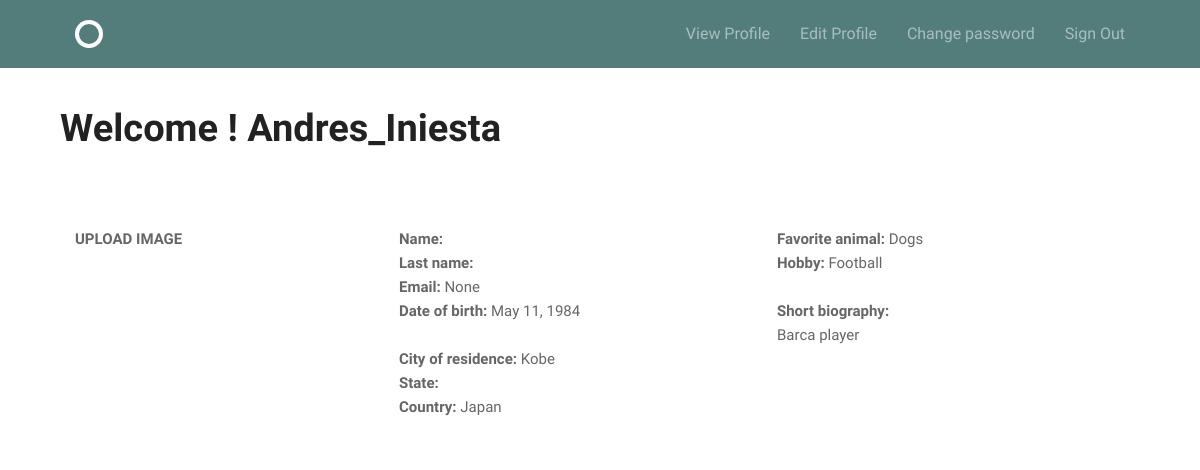
Before: /accounts/profile/ (signed in) with the older database file.
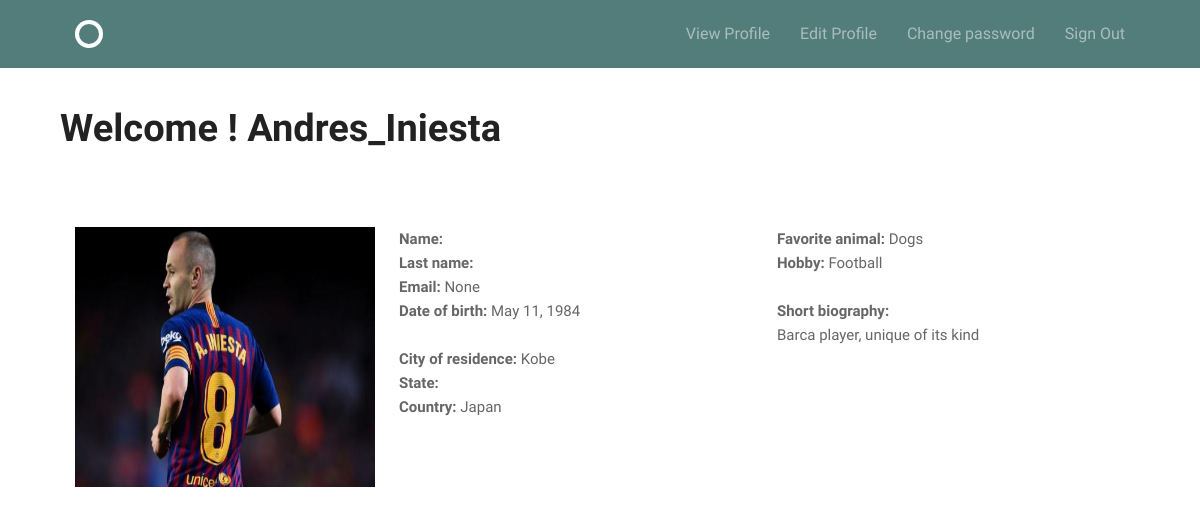
After: the same page with the newer database file.
### accounts/models.py (models this page shows)
class Profile(models.Model):
    username = models.OneToOneField(User,on_delete=models.CASCADE)
    first_name = models.CharField(max_length=255, blank=True)
    last_name = models.CharField(max_length=255, blank=True)
    email = models.EmailField(null=True,blank=True,unique=True)
    date_birth = models.DateField(null=True,blank=True)
    avatar = models.ImageField(
                               upload_to='images/',
                               null=True,
                               blank=True
                               )
    bio = models.TextField(max_length=255, blank=True)
    city = models.CharField(max_length=255, blank=True)
    state = models.CharField(max_length=255, blank=True)
    country = models.CharField(max_length=255, blank=True)
    fav_animal = models.CharField(max_length=255, blank=True)
    hobby = models.CharField(max_length=255, blank=True)

### accounts/views.py (the view)
# urls.py: url(r'profile/$', views.profile, name='profile'),
@login_required
def profile(request):
    if request.method == 'GET':
        user = request.user
        profile = request.user.profile
        return render(request, 'accounts/profile.html', {'user': user,
                                                        'profile': profile
                                                        })

### accounts/templates/accounts/profile.html (shortened to what this page needs)
{% extends 'layout.html' %}
{% load static from staticfiles %}
{% block body %}
<h1> Welcome !   {{ user.username }} </h1><br><br>
<div class="grid-30">
    {% if profile.avatar != '' %}
      <img class="figure" src="{{ profile.avatar.url }}" width="300" height="260">
      <br>
    {% else %}
      <b> UPLOAD IMAGE </b>
    {% endif %}
</div>
<div class="grid-35 ">
    <b>Name: </b> {{ profile.first_name }}<br>
    <b>Last name: </b> {{ profile.last_name }}<br>
    <b>Email: </b>  {{ profile.email }} <br>
    <b>Date of birth: </b> {{ profile.date_birth }}<br><br>
    <b>City of residence: </b> {{ profile.city }}<br>
    <b>State: </b> {{ profile.state }}<br>
    <b>Country: </b> {{ profile.country }}<br><br>
</div>
<div class="grid-35">
    <b>Favorite animal: </b> {{ profile.fav_animal }}<br>
    <b>Hobby: </b> {{ profile.hobby }}<br><br>
    <b>Short biography: </b> <br>
    {% autoescape off %}
    {{ profile.bio|force_escape }}
    {% endautoescape %}
</div>
{% endblock%}

### templates/layout.html (shortened to what this page needs)
{% load static from staticfiles %}
<!DOCTYPE html>
<html lang="en">
<head>
    <link rel="stylesheet" href="{% static "css/global.css" %}">
</head>
<body>
<header class="circle--header">
    <div class="bounds">
        <div class="circle--fluid">
            <div class="circle--fluid--cell">
                <h1 class="hide-text circle--logo"><a class="logo"
                                                      href="{% url 'home' %}">Circle</a>
                </h1>
            </div>
            <div class="circle--fluid--cell circle--fluid--secondary">
                <nav>
                    <ul class="circle--inline">
                        {% if not user.is_authenticated %}
                            <li><a href="{% url 'accounts:sign_up' %}">Sign Up</a></li>
                            <li><a href="{% url 'accounts:sign_in' %}">Sign
                                In</a></li>
                        {% else %}
                            <li><a href="{% url 'accounts:profile' %}">View Profile</a></li>
                            <li><a href="{% url 'accounts:profile_edit' %}">Edit Profile</a></li>
                            <li><a href="#">Change password</a></li>
                            <li><a href="{% url 'accounts:sign_out' %}">Sign Out</a></li>
                        {% endif %}
                    </ul>
                </nav>
            </div>
        </div>
    </div>
</header>
<div class="bounds circle--page">
    {% block body %}{% endblock %}
</div>
</body>
</html>

### assets/css/global.css (style rules this page uses)
html { font-family: sans-serif; -ms-text-size-adjust: 100%; -webkit-text-size-adjust: 100%; }
body { margin: 0; }
article, aside, details, figcaption, figure, footer, header, hgroup, main, menu, nav, section, summary { display: block; }
a { background-color: transparent; }
b, strong { font-weight: bold; }
h1 { font-size: 2em; margin: 0.67em 0; }
img { border: 0; }
html { font-size: 62.5%; }
body { font-size: 1.5em; line-height: 1.6; font-weight: 400; font-family: "Cousine"; color: #666; }
.bounds { max-width: 1080px; margin: 0 auto; }
.grid, .grid-5, .grid-10, .grid-15, .grid-20, .grid-25, .grid-30, .grid-33, .grid-35, .grid-40, .grid-45, .grid-50, .grid-55, .grid-60, .grid-65, .grid-66, .grid-70, .grid-75, .grid-80, .grid-90, .grid-95, .grid-100 { float: left; box-sizing: border-box; position: relative; }
.grid-30 { width: 30%; padding: 0 15px; }
.grid-35 { width: 35%; padding: 0 15px; }
h1, h2, h3, h4, h5, h6 { margin-top: 0; margin-bottom: 2rem; font-weight: bold; font-family: "Work Sans", sans-serif; color: #222; }
h1 { font-size: 3.8rem; }
@media (min-width: 550px) { h1 { font-size: 3.8rem; } }
a { color: #689b98; -webkit-transition: color 0.2s; -moz-transition: color 0.2s; -ms-transition: color 0.2s; -o-transition: color 0.2s; transition: color 0.2s; }
ul { list-style: circle inside; }
ul { padding-left: 0; margin-top: 0; }
li { margin-bottom: 1rem; font-size: 1.6rem; }
pre, blockquote, dl, figure, table, p, ul, ol, form { margin-bottom: 2.5rem; }
.hide-text { font-size: 0 !important; }
.circle--inline--list, .circle--header ul { font-family: "Work Sans", sans-serif; margin: 0; font-size: 0; white-space: nowrap; }
.circle--inline--list a, .circle--header ul a { display: block; text-decoration: none; }
.circle--inline--list li, .circle--header ul li { display: inline-block; padding: 0 15px; font-size: 1.6rem; }
.circle--inline--list li:first-child, .circle--header ul li:first-child { padding-left: 0; }
.circle--inline--list li:last-child, .circle--header ul li:last-child { padding-right: 0; }
.circle--header { background: #537d7b; padding: 20px 0; margin-bottom: 30px; }
.circle--header:before, .circle--header:after { content: " "; display: table; }
.circle--header:after { clear: both; }
.circle--header h1, .circle--header h2, .circle--header h3, .circle--header h4, .circle--header h5, .circle--header h6 { margin: 0 30px 0 0; float: left; line-height: 1; font-size: 2.4rem; color: #fff; }
.circle--header h1 a, .circle--header h2 a, .circle--header h3 a, .circle--header h4 a, .circle--header h5 a, .circle--header h6 a { color: white; }
.circle--header .circle--logo { margin-right: 0; }
.circle--header ul li { margin: 0; }
.circle--header .circle--fluid ul { white-space: nowrap; }
.circle--header a { color: rgba(255, 255, 255, 0.5); }
.circle--header nav { display: inline-block; }
.circle--fluid { display: table; width: 100%; }
.circle--fluid--cell { display: table-cell; padding: 0 15px; vertical-align: middle; box-sizing: border-box; }
.circle--fluid--cell ul { white-space: nowrap; }
.circle--fluid--secondary { text-align: right; }
.circle--page { margin-bottom: 100px; }
.circle--page:before, .circle--page:after { content: " "; display: table; }
.circle--page:after { clear: both; }
.logo { width: 28px; height: 28px; display: inline-block; box-shadow: 0 0 0 4px #fff inset; border-radius: 50px; position: relative; -webkit-transition: box-shadow 0.2s; -moz-transition: box-shadow 0.2s; -ms-transition: box-shadow 0.2s; -o-transition: box-shadow 0.2s; transition: box-shadow 0.2s; }

Changed rows visible on the page:
changed Profile "None": avatar: picture added; bio "Barca player" → "Barca player, unique of its kind"
Other visible differences:
text no longer shown: "UPLOAD IMAGE"
